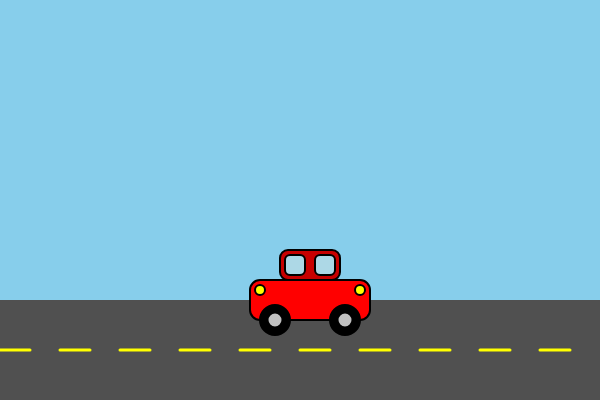
Frame 1 (no input)
Frame 60 (no input): identical to frame 1, image omitted
Frame 120 (the mouse pressed at the canvas centre since frame 60): identical to frame 1, image omitted

The p5.js sketch that drew this single still picture (run headless with seeded random() and noise() and a simulated clock; from frame 60 on, the mouse is pressed at the canvas centre):

// p5.js sketch
// ── sketch.js
// Simple car using basic shapes (static)
function setup() {
    createCanvas(600, 400);
}

function draw() {
    // Sky background
    background(135, 206, 235);
    
    // Road
    fill(80, 80, 80);
    noStroke();
    rect(0, 300, width, 100);
    
    // Road lines
    stroke(255, 255, 0);
    strokeWeight(3);
    for (let i = 0; i < width; i += 60) {
        line(i, 350, i + 30, 350);
    }
    
    // Draw the car at a fixed position
    drawCar(250, 280);
}

function drawCar(x, y) {
    push(); // Save current drawing settings
    
    // Car body (main rectangle)
    fill(255, 0, 0); // Red body
    stroke(0);
    strokeWeight(2);
    rect(x, y, 120, 40, 10); // rounded corners
    
    // Car roof
    fill(200, 0, 0); // Darker red
    rect(x + 30, y - 30, 60, 30, 8);
    
    // Windows
    fill(173, 216, 230); // Light blue
    rect(x + 35, y - 25, 20, 20, 5); // Left window
    rect(x + 65, y - 25, 20, 20, 5); // Right window
    
    // Wheels
    fill(0); // Black
    ellipse(x + 25, y + 40, 30, 30); // Left wheel
    ellipse(x + 95, y + 40, 30, 30); // Right wheel
    
    // Wheel rims (silver)
    fill(192, 192, 192);
    ellipse(x + 25, y + 40, 15, 15);
    ellipse(x + 95, y + 40, 15, 15);
    
    // Headlights
    fill(255, 255, 0); // Yellow
    ellipse(x + 10, y + 10, 10, 10); // Left headlight
    ellipse(x + 110, y + 10, 10, 10); // Right headlight
    
    pop(); // Restore drawing settings
}
